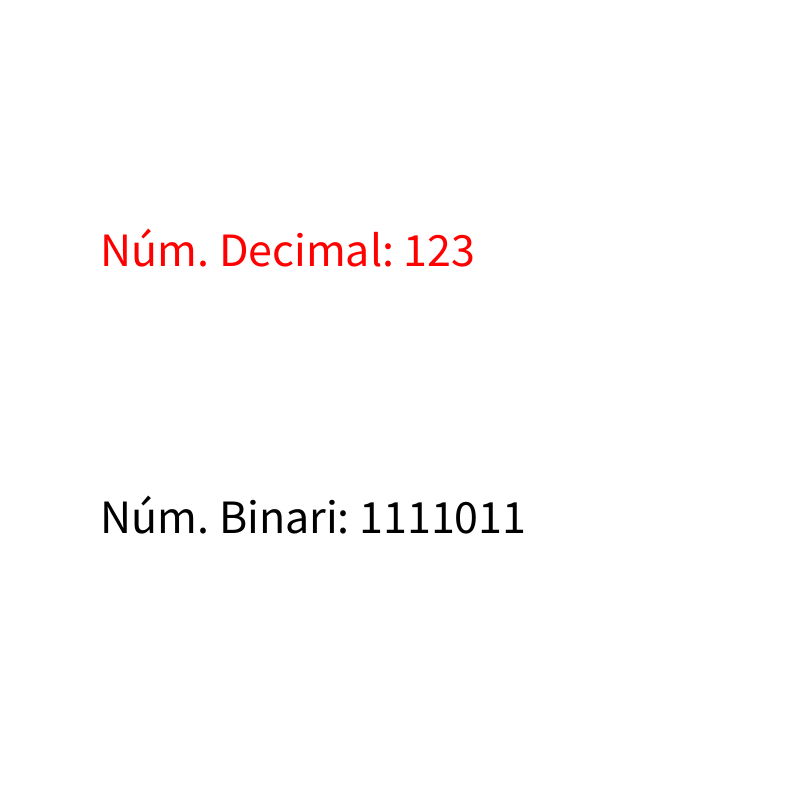
Frame 1 (no input)
Frame 60 (the mouse pressed at the canvas centre just before this capture): identical to frame 1, image omitted
Frame 120 (the mouse held since frame 60 and released just before this capture): identical to frame 1, image omitted

The Processing sketch that drew this single still picture (run headless with seeded random() and noise(); from frame 60 on, the mouse is pressed at the canvas centre):

// Processing sketch: decimal2binary
// ── decimal2binary.pde

// Número decimal a convertir
int numDecimal = 123;


// Número binari a calcular
int numBinary;

void setup(){
  
  size(800,800);
  
}


int calculateBinary(int numDec){
  
  int nd = numDec;
  int nb = 0;
  int pot10 = 1;
  
  do {
    
    int resta = nd % 2;
    
    nd = nd / 2;
    
    nb = resta*pot10 + nb;
    
    pot10 = pot10 * 10;
    
  } while(nd!=0);
  
  return nb;
}


void draw(){
  
  background(255);
  
  fill(255,0,0); textSize(48);
  text("Núm. Decimal: "+numDecimal, 100, height/3);
  
  // Calcula el número binari a partir del número decimal
  numBinary = calculateBinary(numDecimal);
  
  fill(0); textSize(48);
  text("Núm. Binari: "+numBinary, 100, 2*height/3);
  
}

void keyPressed(){
  
  // Incrementa el número decimal
  if(keyCode==UP){
    numDecimal++;
  }
  // Decrementa el número decimal
  else if(keyCode==DOWN){
    numDecimal--;
  }
}
